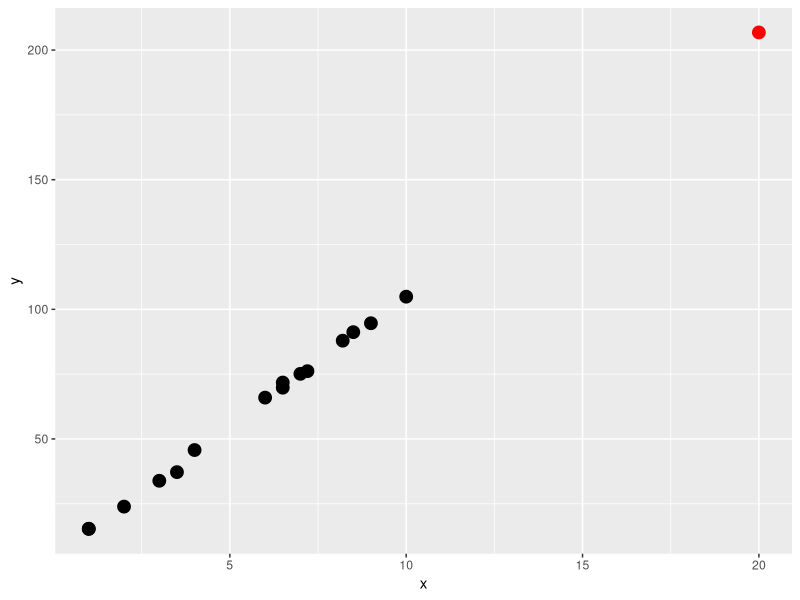
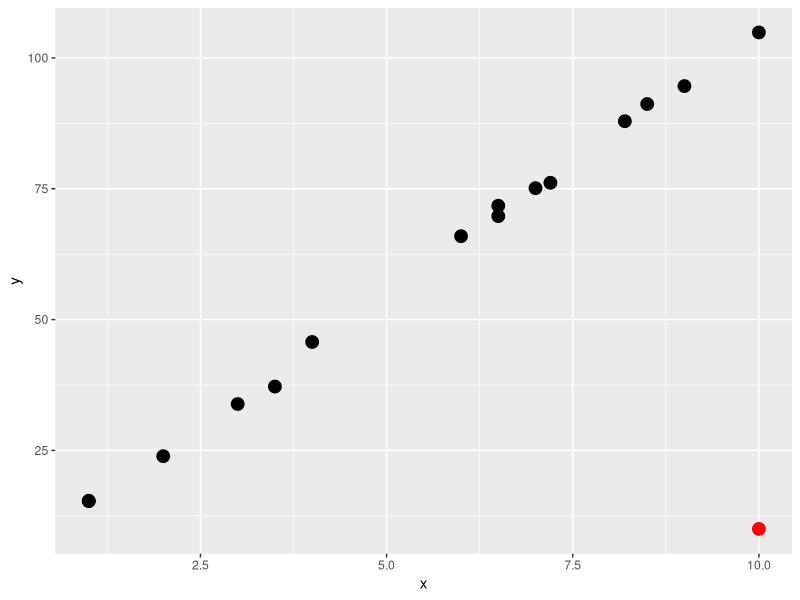
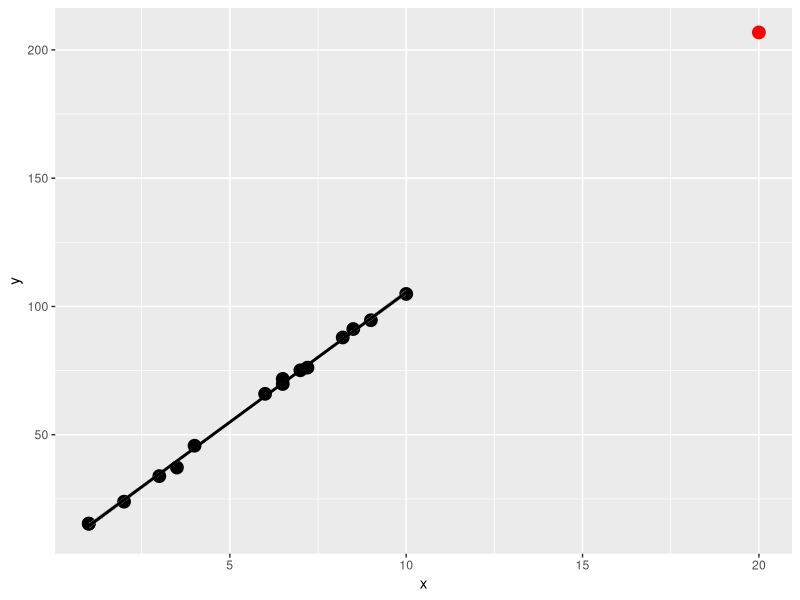
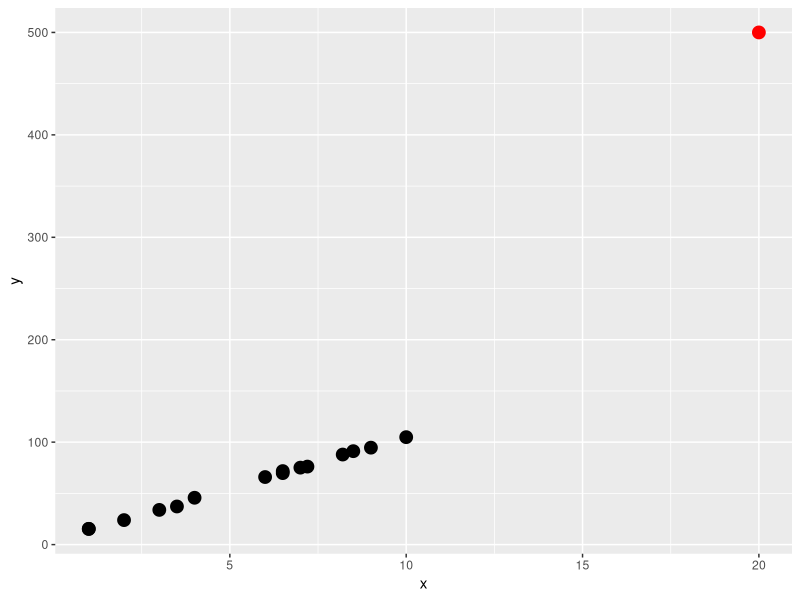
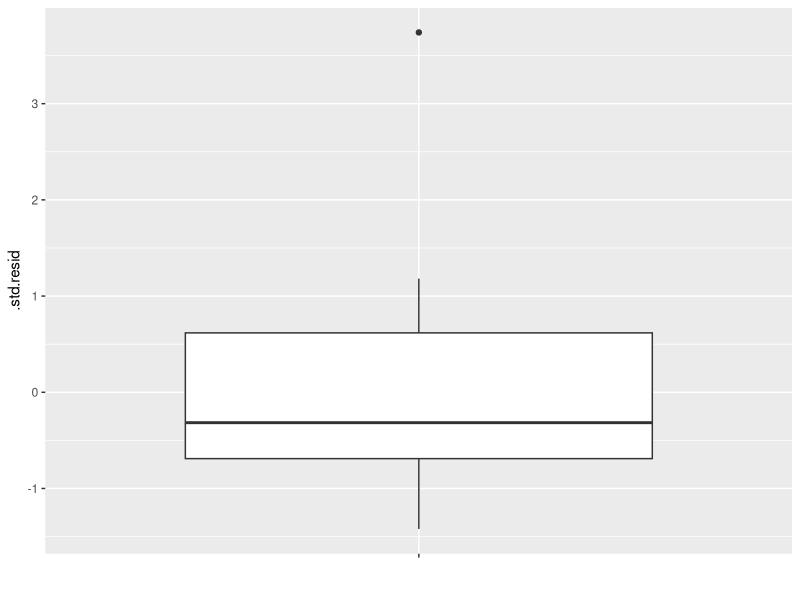
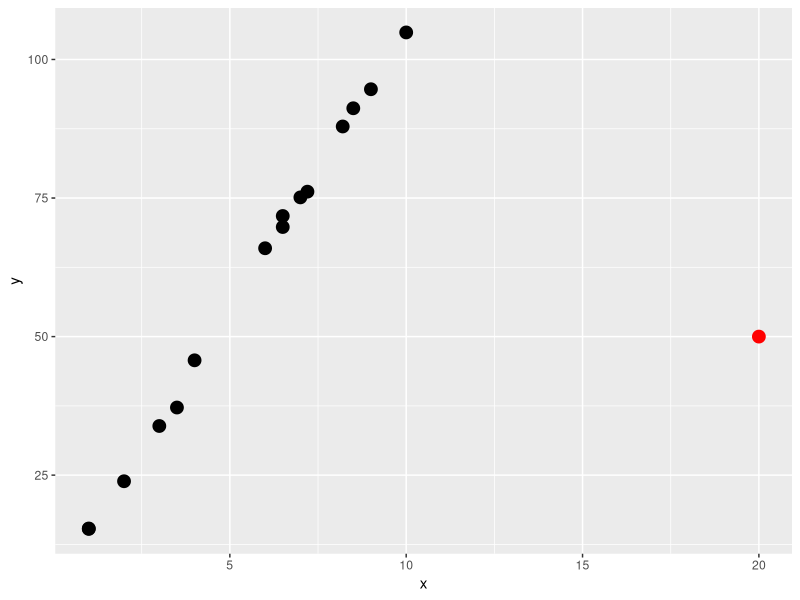
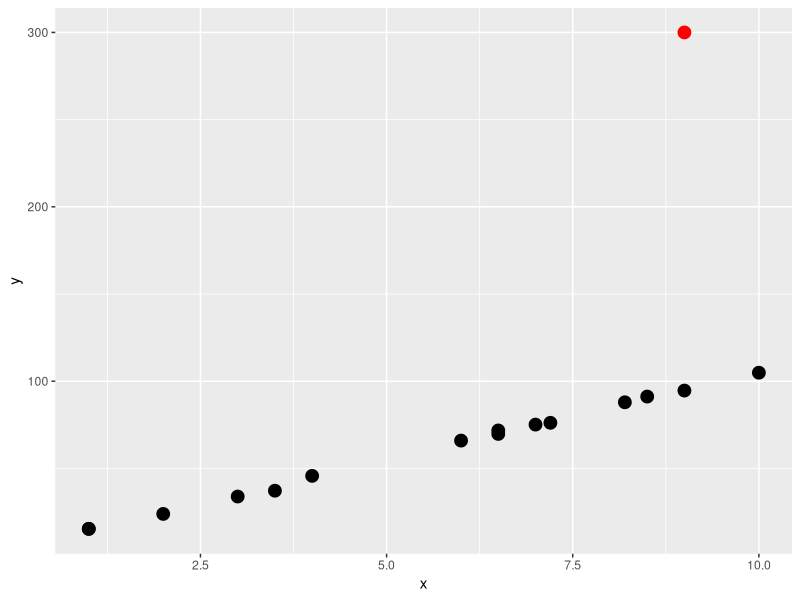
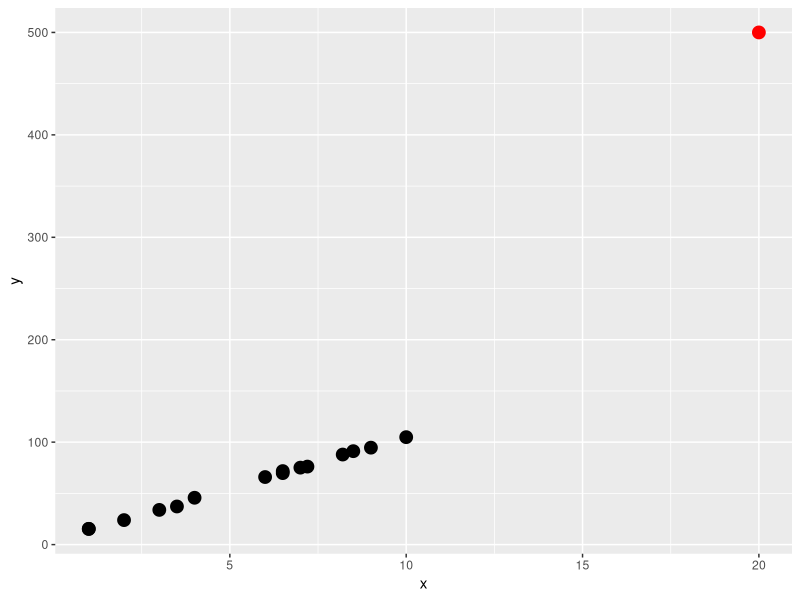

Here is the R script that generated these plots, in order:
## ---- chunk 1
options(htmltools.dir.version = FALSE)
## ---- chunk 2
library(tidyverse)
x <- c(1, 1, 2, 3, 3.5, 4, 6, 6.5, 6.5, 7, 7.2, 8.2, 8.5, 9, 10, 20)
set.seed(2020)
y <- (5 + 10*x) + rnorm(16)
z <- factor(c(rep(1, 15), rep(2, 1)))
data <- data.frame(y=y, x=x, z=z)
ggplot2::ggplot(data, aes(y=y, x=x, col=z)) + geom_point(size=4) + scale_colour_manual(values = c("black", "red")) + theme(legend.position = "none")

## ---- chunk 3
library(tidyverse)
x <- c(1, 1, 2, 3, 3.5, 4, 6, 6.5, 6.5, 7, 7.2, 8.2, 8.5, 9, 10, 10)
set.seed(2020)
y <- (5 + 10*x[1:15]) + rnorm(15)
y <- c(y, 10)
z <- factor(c(rep(1, 15), rep(2, 1)))
data <- data.frame(y=y, x=x, z=z)
ggplot2::ggplot(data, aes(y=y, x=x, col=z)) + geom_point(size=4) + scale_colour_manual(values = c("black", "red")) + 
  theme(legend.position = "none")

## ---- chunk 4
library(tidyverse)
x <- c(1, 1, 2, 3, 3.5, 4, 6, 6.5, 6.5, 7, 7.2, 8.2, 8.5, 9, 10, 20)
set.seed(2020)
y <- (5 + 10*x) + rnorm(16)
z <- factor(c(rep(1, 15), rep(2, 1)))
data <- data.frame(y=y, x=x, z=z)
ggplot(data, aes(y=y, x=x, col=z)) + geom_point(size=4) +
  geom_smooth(method="lm")+
  scale_colour_manual(values = c("black", "red")) + theme(legend.position = "none") 

## ---- chunk 5
library(tidyverse)
x <- c(1, 1, 2, 3, 3.5, 4, 6, 6.5, 6.5, 7, 7.2, 8.2, 8.5, 9, 10, 20)
set.seed(2020)
y <- c((5 + 10*x[1:15]) + rnorm(15), 500)
z <- factor(c(rep(1, 15), rep(2, 1)))
data <- data.frame(y=y, x=x, z=z)
ggplot2::ggplot(data, aes(y=y, x=x, col=z)) + geom_point(size=4) + scale_colour_manual(values = c("black", "red")) + theme(legend.position = "none")
example.data <- data.frame(y=y, x=x)

## ---- chunk 6
example.data
## ---- chunk 7
lmfit <- lm(y~x, data=example.data)
library(broom)
augment(lmfit)

## ---- chunk 8
a <- augment(lmfit)
ggplot(data=a, aes(y=.std.resid, x="")) + geom_boxplot() + xlab("")

## ---- chunk 9
library(tidyverse)
x <- c(1, 1, 2, 3, 3.5, 4, 6, 6.5, 6.5, 7, 7.2, 8.2, 8.5, 9, 10, 20)
set.seed(2020)
y <- c((5 + 10*x[1:15]) + rnorm(15), 50)
z <- factor(c(rep(1, 15), rep(2, 1)))
data <- data.frame(y=y, x=x, z=z)
ggplot2::ggplot(data, aes(y=y, x=x, col=z)) + geom_point(size=4) + scale_colour_manual(values = c("black", "red")) + theme(legend.position = "none")

## ---- chunk 10
library(tidyverse)
x <- c(1, 1, 2, 3, 3.5, 4, 6, 6.5, 6.5, 7, 7.2, 8.2, 8.5, 9, 10, 9)
set.seed(2020)
y <- c((5 + 10*x[1:15]) + rnorm(15), 300)
z <- factor(c(rep(1, 15), rep(2, 1)))
data <- data.frame(y=y, x=x, z=z)
ggplot2::ggplot(data, aes(y=y, x=x, col=z)) + geom_point(size=4) + scale_colour_manual(values = c("black", "red")) + theme(legend.position = "none")

## ---- chunk 11
library(tidyverse)
x <- c(1, 1, 2, 3, 3.5, 4, 6, 6.5, 6.5, 7, 7.2, 8.2, 8.5, 9, 10, 20)
set.seed(2020)
y <- c((5 + 10*x[1:15]) + rnorm(15), 500)
z <- factor(c(rep(1, 15), rep(2, 1)))
data <- data.frame(y=y, x=x, z=z)
ggplot2::ggplot(data, aes(y=y, x=x, col=z)) + geom_point(size=4) + scale_colour_manual(values = c("black", "red")) + theme(legend.position = "none")

## ---- chunk 12
library(tidyverse)
x <- c(1, 1, 2, 3, 3.5, 4, 6, 6.5, 6.5, 7, 7.2, 8.2, 8.5, 9, 10, 20)
set.seed(2020)
y <- (5 + 10*x) + rnorm(16)
z <- factor(c(rep(1, 15), rep(2, 1)))
data <- data.frame(y=y, x=x, z=z)
ggplot2::ggplot(data, aes(y=y, x=x, col=z)) + geom_point(size=4) + scale_colour_manual(values = c("black", "red")) + theme(legend.position = "none") + geom_abline(slope=10.11, intercept=4.326, col="red", lwd=2)

## ---- chunk 13
library(tidyverse)
x <- c(1, 1, 2, 3, 3.5, 4, 6, 6.5, 6.5, 7, 7.2, 8.2, 8.5, 9, 10, 10)
set.seed(2020)
y <- (5 + 10*x[1:15]) + rnorm(15)
y <- c(y, 10)
z <- factor(c(rep(1, 15), rep(2, 1)))
data <- data.frame(y=y, x=x, z=z)
ggplot2::ggplot(data, aes(y=y, x=x, col=z)) + geom_point(size=4) + scale_colour_manual(values = c("black", "red")) + 
  theme(legend.position = "none") + geom_abline(slope=7.267, intercept = 15.002, col="red", lwd=2) 

## ---- chunk 14
library(tidyverse)
x <- c(1, 1, 2, 3, 3.5, 4, 6, 6.5, 6.5, 7, 7.2, 8.2, 8.5, 9, 10, 20)
set.seed(2020)
y <- (5 + 10*x) + rnorm(16)
z <- factor(c(rep(1, 15), rep(2, 1)))
data <- data.frame(y=y, x=x, z=z)
ggplot2::ggplot(data, aes(y=y, x=x, col=z)) + geom_point(size=4) + scale_colour_manual(values = c("black", "red")) + theme(legend.position = "none") + geom_abline(slope=10.11, intercept=4.326, col="red", lwd=3, alpha=0.8) + 
  geom_abline(slope=10.108, intercept=4.383, col="forestgreen", lwd=3, alpha=0.8)

## ---- chunk 15

library(tidyverse)
x <- c(1, 1, 2, 3, 3.5, 4, 6, 6.5, 6.5, 7, 7.2, 8.2, 8.5, 9, 10, 10)
set.seed(2020)
y <- (5 + 10*x[1:15]) + rnorm(15)
y <- c(y, 10)
z <- factor(c(rep(1, 15), rep(2, 1)))
data <- data.frame(y=y, x=x, z=z)
ggplot2::ggplot(data, aes(y=y, x=x, col=z)) + geom_point(size=4) + scale_colour_manual(values = c("black", "red")) + 
  theme(legend.position = "none") + geom_abline(slope=7.267, intercept = 15.002, col="red", lwd=3) +
  geom_abline(slope=10.108, intercept = 4.383, col="forestgreen", lwd=3) 

## ---- chunk 16
library(tidyverse)
x <- c(1, 1, 2, 3, 3.5, 4, 6, 6.5, 6.5, 7, 7.2, 8.2, 8.5, 9, 10, 20)
set.seed(2020)
y <- c((5 + 10*x[1:15]) + rnorm(15), 500)
z <- factor(c(rep(1, 15), rep(2, 1)))
data <- data.frame(y=y, x=x, z=z)
ggplot2::ggplot(data, aes(y=y, x=x, col=z)) + geom_point(size=4) + scale_colour_manual(values = c("black", "red")) + theme(legend.position = "none")
example.data <- data.frame(y=y, x=x)
## ---- chunk 17

example.data
## ---- chunk 18
library(broom)
data.fit <- lm(y ~x, data=example.data)
augment(data.fit)
## ---- chunk 19
library(tidyverse)
x <- c(1, 1, 2, 3, 3.5, 4, 6, 6.5, 6.5, 7, 7.2, 8.2, 8.5, 9, 10, 20)
set.seed(2020)
y <- c((5 + 10*x[1:15]) + rnorm(15), 500)
z <- factor(c(rep(1, 15), rep(2, 1)))
data <- data.frame(y=y, x=x, z=z)
ggplot2::ggplot(data, aes(y=y, x=x, col=z)) + geom_point(size=4) + scale_colour_manual(values = c("black", "red")) + theme(legend.position = "none") + geom_abline(slope=22.65, intercept=-58.30, col="red", lwd=2) 

## ---- chunk 20
library(tidyverse)
x <- c(1, 1, 2, 3, 3.5, 4, 6, 6.5, 6.5, 7, 7.2, 8.2, 8.5, 9, 10, 20)
set.seed(2020)
y <- c((5 + 10*x[1:15]) + rnorm(15), 500)
z <- factor(c(rep(1, 15), rep(2, 1)))
data <- data.frame(y=y, x=x, z=z)
ggplot2::ggplot(data, aes(y=y, x=x, col=z)) + geom_point(size=4) + scale_colour_manual(values = c("black", "red")) + theme(legend.position = "none") + geom_abline(slope=22.65, intercept=-58.30, col="red", lwd=2) + 
  geom_abline(slope=10.108, intercept=4.383, col="forestgreen", lwd=2)

## ---- chunk 21
augment(data.fit)
## ---- chunk 22
augment(data.fit)
## ---- chunk 23
library(tidyverse)
x <- c(1, 1, 2, 3, 3.5, 4, 6, 6.5, 6.5, 7, 7.2, 8.2, 8.5, 9, 10, 20)
set.seed(2020)
y <- c((5 + 10*x[1:15]) + rnorm(15), 500)
z <- factor(c(rep(1, 15), rep(2, 1)))
data <- data.frame(y=y, x=x, z=z)
ggplot2::ggplot(data, aes(y=y, x=x, col=z)) + geom_point(size=4) + scale_colour_manual(values = c("black", "red")) + theme(legend.position = "none") + geom_abline(slope=22.65, intercept=-58.30, col="red", lwd=2) 

## ---- chunk 24
library(tidyverse)
x <- c(1, 1, 2, 3, 3.5, 4, 6, 6.5, 6.5, 7, 7.2, 8.2, 8.5, 9, 10, 20)
set.seed(2020)
y <- c((5 + 10*x[1:15]) + rnorm(15), 500)
z <- factor(c(rep(1, 15), rep(2, 1)))
data <- data.frame(y=y, x=x, z=z)
ggplot2::ggplot(data, aes(y=y, x=x, col=z)) + geom_point(size=4) + scale_colour_manual(values = c("black", "red")) + theme(legend.position = "none") + geom_abline(slope=22.65, intercept=-58.30, col="red", lwd=2) + 
  geom_abline(slope=10.108, intercept=4.383, col="forestgreen", lwd=2)

